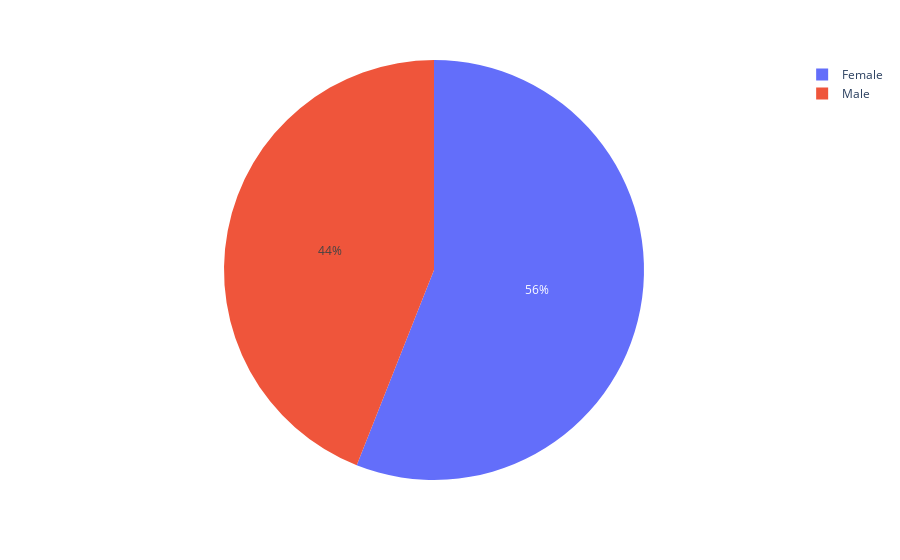

The code cell stored with this chart in its notebook:
### Code cell
fig25 = px.pie(df1,names='Gender')
fig25.show()

### Figure 1 — Plotly figure (JSON) as saved in the notebook; plotly's stock layout.template omitted (floating-point values rounded to 4 significant figures; data arrays with more than 128 entries replaced by an {"elided": "..."} marker saying what was removed)
{"data": [{"domain": {"x": [0, 1], "y": [0, 1]}, "hovertemplate": "Gender=%{label}<extra></extra>", "labels": {"elided": "200 str values"}, "legendgroup": "", "name": "", "showlegend": true, "type": "pie"}], "layout": {"legend": {"tracegroupgap": 0}, "margin": {"t": 60}}}
